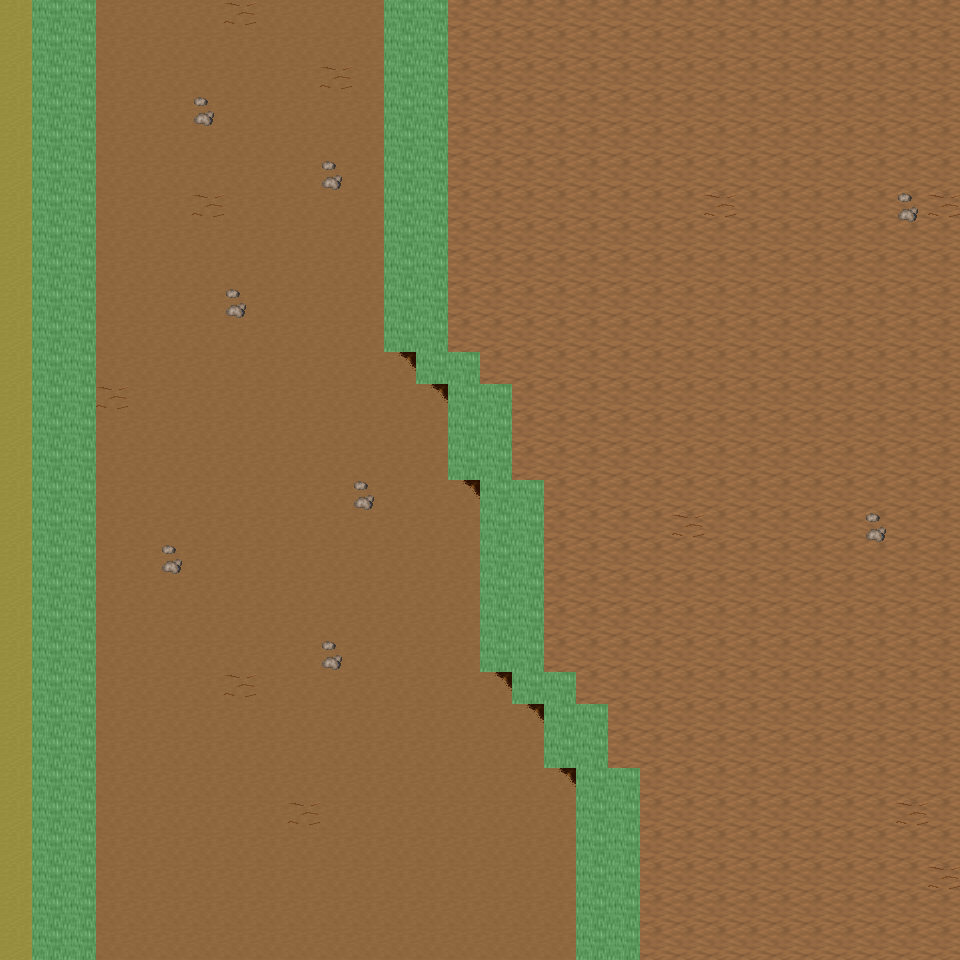

A level layout from a 2D game, rendered from its tile map. Below: a short description, then the map file with tile-grid data replaced by summaries:
An orthogonal 30x30 tile map with 32x32 px tiles, 6 tile layers (Ground, Object, Object2, Above, ...), 16 tilesets and 4 objects (4x mapExit).

<map version="1.0" orientation="orthogonal" renderorder="right-down" width="30" height="30" tilewidth="32" tileheight="32" nextobjectid="5">
  <tileset firstgid="1" name="tileset_ground_ground" tilewidth="32" tileheight="32" tilecount="33" columns="3">
    <image source="../drawable/tileset_ground_ground.png" width="96" height="352" />
  </tileset>
  <tileset firstgid="34" name="tileset_ground_ridge_earth_dark" tilewidth="32" tileheight="32" tilecount="96" columns="12">
    <image source="../drawable/tileset_ground_ridge_earth_dark.png" width="384" height="256" />
  </tileset>
  <tileset firstgid="130" name="tileset_ground_earth_edges" tilewidth="32" tileheight="32" tilecount="18" columns="6">
    <image source="../drawable/tileset_ground_earth_edges.png" width="192" height="96" />
  </tileset>
  <tileset firstgid="148" name="tileset_ground_rock_pebbles" tilewidth="32" tileheight="32" tilecount="3" columns="1">
    <image source="../drawable/tileset_ground_rock_pebbles.png" width="32" height="96" />
  </tileset>
  <tileset firstgid="151" name="tileset_plant_grasses" tilewidth="32" tileheight="32" tilecount="6" columns="3">
    <image source="../drawable/tileset_plant_grasses.png" width="96" height="64" />
  </tileset>
  <tileset firstgid="157" name="tileset_plant_flower_daisy_white" tilewidth="32" tileheight="32" tilecount="8" columns="2">
    <image source="../drawable/tileset_plant_flower_daisy_white.png" width="64" height="128" />
  </tileset>
  <tileset firstgid="165" name="tileset_plant_flower_daisy_blue" tilewidth="32" tileheight="32" tilecount="8" columns="2">
    <image source="../drawable/tileset_plant_flower_daisy_blue.png" width="64" height="128" />
  </tileset>
  <tileset firstgid="173" name="tileset_plant_flower_daisy_red" tilewidth="32" tileheight="32" tilecount="8" columns="2">
    <image source="../drawable/tileset_plant_flower_daisy_red.png" width="64" height="128" />
  </tileset>
  <tileset firstgid="181" name="tileset_plant_flower_daisy_yellow" tilewidth="32" tileheight="32" tilecount="8" columns="2">
    <image source="../drawable/tileset_plant_flower_daisy_yellow.png" width="64" height="128" />
  </tileset>
  <tileset firstgid="189" name="tileset_plant_tree_tree_green" tilewidth="32" tileheight="32" tilecount="80" columns="8">
    <image source="../drawable/tileset_plant_tree_tree_green.png" width="256" height="352" />
  </tileset>
  <tileset firstgid="269" name="tileset_logic_portal" tilewidth="32" tileheight="32" tilecount="24" columns="8">
    <image source="../drawable/tileset_logic_portal.png" width="256" height="96" />
  </tileset>
  <tileset firstgid="293" name="tileset_logic_collision" tilewidth="32" tileheight="32" tilecount="1" columns="1">
    <image source="../drawable/tileset_logic_collision.png" width="32" height="32" />
  </tileset>
  <tileset firstgid="294" name="tileset_furniture_chair_bench_wooden" tilewidth="32" tileheight="32" tilecount="8" columns="2">
    <image source="../drawable/tileset_furniture_chair_bench_wooden.png" width="64" height="128" />
  </tileset>
  <tileset firstgid="302" name="tileset_plant_stump_int_small_stump_2" tilewidth="32" tileheight="32" tilecount="1" columns="1">
    <image source="../drawable/tileset_plant_stump_int_small_stump_2.png" width="32" height="32" />
  </tileset>
  <tileset firstgid="303" name="tileset_object_well_hoist" tilewidth="32" tileheight="32" tilecount="9" columns="3">
    <image source="../drawable/tileset_object_well_hoist.png" width="96" height="96" />
  </tileset>
  <tileset firstgid="312" name="tileset_logic_creature_mutant" tilewidth="32" tileheight="32" tilecount="7" columns="7">
    <image source="../drawable/tileset_logic_creature_mutant.png" width="224" height="32" />
  </tileset>
  <layer name="Ground" width="30" height="30">
    <data>[900 cells, 900 non-empty, 3 distinct tile ids]</data>
  </layer>
  <layer name="Object" width="30" height="30">
    <data>[900 cells, 145 non-empty, 7 distinct tile ids]</data>
  </layer>
  <layer name="Object2" width="30" height="30">
    <data>[900 cells, 0 non-empty, 0 distinct tile ids]</data>
  </layer>
  <layer name="Above" width="30" height="30">
    <data>[900 cells, 0 non-empty, 0 distinct tile ids]</data>
  </layer>
  <layer name="Above2" width="30" height="30">
    <data>[900 cells, 0 non-empty, 0 distinct tile ids]</data>
  </layer>
  <layer name="Walkable" width="30" height="30">
    <data>[900 cells, 120 non-empty, 1 distinct tile ids]</data>
  </layer>
  <objectgroup name="MapEvents">
    <object id="1" name="south" type="mapExit" x="0" y="928" width="32" height="32">
      <properties>
        <property name="map" value="level_0_x85_y43" />
        <property name="x" value="0" />
        <property name="y" value="1" />
      </properties>
    </object>
    <object id="2" name="south2" type="mapExit" x="96" y="928" width="480" height="32">
      <properties>
        <property name="map" value="level_0_x85_y43" />
        <property name="x" value="3" />
        <property name="y" value="1" />
      </properties>
    </object>
    <object id="3" name="south3" type="mapExit" x="640" y="928" width="320" height="32">
      <properties>
        <property name="map" value="level_0_x85_y43" />
        <property name="x" value="20" />
        <property name="y" value="1" />
      </properties>
    </object>
    <object id="4" name="east" type="mapExit" x="928" y="0" width="32" height="960">
      <properties>
        <property name="map" value="level_0_x86_y42" />
        <property name="x" value="1" />
        <property name="y" value="0" />
      </properties>
    </object>
  </objectgroup>
</map>
